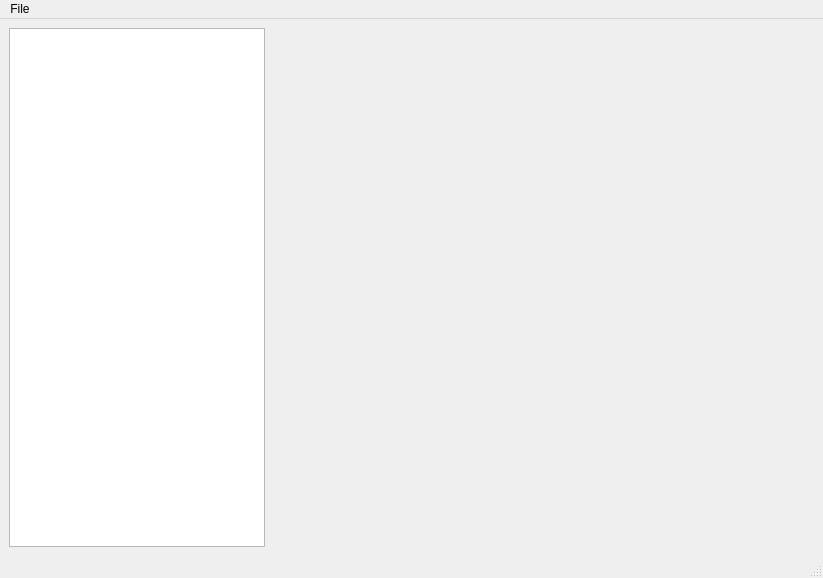
<?xml version="1.0" encoding="UTF-8"?>
<ui version="4.0">
 <class>MainWindow</class>
 <widget class="QMainWindow" name="MainWindow">
  <property name="geometry">
   <rect>
    <x>0</x>
    <y>0</y>
    <width>823</width>
    <height>578</height>
   </rect>
  </property>
  <property name="windowTitle">
   <string>MainWindow</string>
  </property>
  <widget class="QWidget" name="centralwidget">
   <layout class="QHBoxLayout" name="horizontalLayout">
    <item>
     <widget class="QListWidget" name="itemList">
      <property name="sizePolicy">
       <sizepolicy hsizetype="Maximum" vsizetype="Expanding">
        <horstretch>0</horstretch>
        <verstretch>0</verstretch>
       </sizepolicy>
      </property>
     </widget>
    </item>
    <item>
     <widget class="ItemEditor" name="itemEditor" native="true"/>
    </item>
   </layout>
  </widget>
  <widget class="QMenuBar" name="menubar">
   <property name="geometry">
    <rect>
     <x>0</x>
     <y>0</y>
     <width>823</width>
     <height>26</height>
    </rect>
   </property>
   <widget class="QMenu" name="menuFile">
    <property name="title">
     <string>File</string>
    </property>
    <addaction name="openAction"/>
    <addaction name="saveAction"/>
    <addaction name="separator"/>
    <addaction name="quitAction"/>
   </widget>
   <addaction name="menuFile"/>
  </widget>
  <widget class="QStatusBar" name="statusbar"/>
  <action name="openAction">
   <property name="text">
    <string>&amp;Open</string>
   </property>
   <property name="shortcut">
    <string>Ctrl+O</string>
   </property>
  </action>
  <action name="saveAction">
   <property name="text">
    <string>&amp;Save</string>
   </property>
   <property name="shortcut">
    <string>Ctrl+S</string>
   </property>
  </action>
  <action name="quitAction">
   <property name="text">
    <string>&amp;Quit</string>
   </property>
   <property name="shortcut">
    <string>Ctrl+Q</string>
   </property>
  </action>
 </widget>
 <customwidgets>
  <customwidget>
   <class>ItemEditor</class>
   <extends>QWidget</extends>
   <header>itemeditor.h</header>
   <container>1</container>
  </customwidget>
 </customwidgets>
 <resources/>
 <connections/>
</ui>
